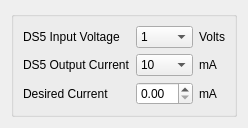
                       <widget class="QWidget" name="tab">
                        <attribute name="title">
                         <string>DS5 Control</string>
                        </attribute>
                        <layout class="QGridLayout" name="gridLayout_12">
                         <item row="0" column="0">
                          <widget class="QGroupBox" name="groupBox_15">
                           <property name="title">
                            <string/>
                           </property>
                           <layout class="QGridLayout" name="gridLayout_9">
                            <item row="3" column="1">
                             <widget class="QDoubleSpinBox" name="doubleSpinBox_5">
                              <property name="minimum">
                               <double>0.000000000000000</double>
                              </property>
                              <property name="maximum">
                               <double>50.000000000000000</double>
                              </property>
                             </widget>
                            </item>
                            <item row="0" column="0">
                             <widget class="QLabel" name="label_32">
                              <property name="text">
                               <string>DS5 Input Voltage</string>
                              </property>
                             </widget>
                            </item>
                            <item row="3" column="0">
                             <widget class="QLabel" name="label_33">
                              <property name="text">
                               <string>Desired Current</string>
                              </property>
                             </widget>
                            </item>
                            <item row="0" column="2">
                             <widget class="QLabel" name="label_34">
                              <property name="text">
                               <string>Volts</string>
                              </property>
                             </widget>
                            </item>
                            <item row="2" column="0">
                             <widget class="QLabel" name="label_31">
                              <property name="text">
                               <string>DS5 Output Current</string>
                              </property>
                             </widget>
                            </item>
                            <item row="3" column="2">
                             <widget class="QLabel" name="label_36">
                              <property name="text">
                               <string>mA</string>
                              </property>
                             </widget>
                            </item>
                            <item row="2" column="2">
                             <widget class="QLabel" name="label_35">
                              <property name="text">
                               <string>mA</string>
                              </property>
                             </widget>
                            </item>
                            <item row="0" column="1">
                             <widget class="QComboBox" name="comboBox_3">
                              <item>
                               <property name="text">
                                <string>1</string>
                               </property>
                              </item>
                              <item>
                               <property name="text">
                                <string>2.5</string>
                               </property>
                              </item>
                              <item>
                               <property name="text">
                                <string>5</string>
                               </property>
                              </item>
                              <item>
                               <property name="text">
                                <string>10</string>
                               </property>
                              </item>
                             </widget>
                            </item>
                            <item row="2" column="1">
                             <widget class="QComboBox" name="comboBox_4">
                              <item>
                               <property name="text">
                                <string>10</string>
                               </property>
                              </item>
                              <item>
                               <property name="text">
                                <string>25</string>
                               </property>
                              </item>
                              <item>
                               <property name="text">
                                <string>50</string>
                               </property>
                              </item>
                             </widget>
                            </item>
                           </layout>
                          </widget>
                         </item>
                        </layout>
                       </widget>
